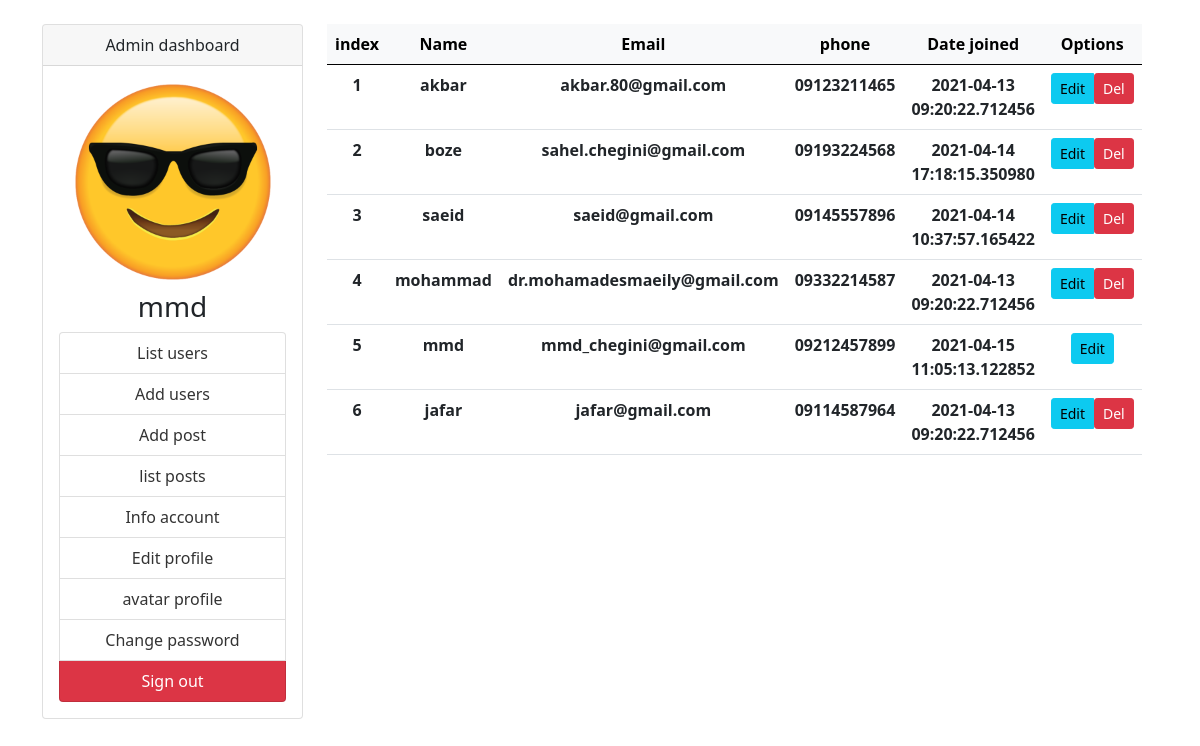
The page /Admin/list (signed in) on the database its author committed.
### models/user.py (models this page shows, shortened)
class User_sign(db.Model , UserMixin):
    id=Column(Integer() , primary_key=True )
    name=Column(String(110))
    email=Column(String(110))
    password=Column(String(110))
    admin=Column(Boolean(),default=False )
    avatar=Column(String(110) , default='/static/img/avatar.png')
    phone=Column(String(20) , default=0)
    created_at=Column(DateTime(),default=datetime.utcnow())
    __table_args__ = {'extend_existing': True}
    @property
    def passwd(self):
        raise AttributeError('access forbidden')

### firstproject.py (the view)
@myapp.route('/Admin/list' , methods=['get','post'])
def admin_list_users():
    get_all_user=user.User_sign.query.all()
    return render_template('/Admin/list.html',users=get_all_user)

### firstproject.py (called while the page is built)
@login.user_loader
def userloader(user_id):
    return user.User_sign.query.get(user_id)

### templates/Admin/list.html (shortened to what this page needs)
<!DOCTYPE html>
<html lang="en">
<head>
    <link rel="stylesheet" href="{{ url_for('static',filename="css/app.css") }}"
</head>
<body>
<link href="https://cdn.jsdelivr.net/npm/bootstrap@5.0.0-beta3/dist/css/bootstrap.min.css" rel="stylesheet">
<div class="container text-center">
    <div class="row mt-4">
        {% include'./Admin/menu.html' %}
        <div class="col-8 justify-content-center">
            <table class="table">
                <thead class="table-light">
                <tr>
                    <th>index</th>
                    <th>Name</th>
                    <th>Email</th>
                    <th>phone</th>
                    <th>Date joined</th>
                    <th>Options</th>
                </tr>
                </thead>
                <tbody>
                {% for user in users %}
                <tr>
                    <th>{{ loop.index }}</th>
                    <th>{{ user.name }}</th>
                    <th>{{ user.email }}</th>
                    <th>{{ user.phone }}</th>
                    <th>{{ user.created_at }}</th>
                    <th>
                        <div class="btn-group" role="group">
                            <a href="{{ url_for('admin_edit_users') }}?id={{ user.id }}" class="btn btn-info btn-sm"> Edit</a>
                            {% if not user.admin %}
                                <form action="{{ url_for("admin_delete_users")}}?id={{user.id }}" method="post">
                                     <button type="submit" class="btn btn-danger btn-sm"> Del</button>
                                </form>
                            {% endif %}
                        </div>
                    </th>
                </tr>
                {% endfor %}
                </tbody>
            </table>
        </div>
    </div>
</div>
</body>
</html>

### templates/Admin/menu.html
<div class="col-3">
    <div class="card">
        <div class="card-header"> Admin dashboard </div>
        <div class="card-body text-center">
            <img src="{{ url_for('static' , filename=current_user.avatar) }}" width="200" "height=200" alt=''>
            <h3 class="text-center mt-2" class="font-italic" class="font-weight-bolder"> {{ current_user.name }}</h3>
            <ul class="list-group">
                 <li class="list-group-item"><a class="link" href="{{ url_for('admin_list_users') }}"> List users</a></li>
                 <li class="list-group-item"><a class="link" href="{{ url_for('admin_add_users') }}">Add users </a></li>
                 <li class="list-group-item"><a class="link" href="{{ url_for('admin_add_post') }}">Add post </a></li>
                 <li class="list-group-item"><a class="link" href="{{ url_for('admin_list_posts') }}">list posts </a></li>
                <li class="list-group-item"><a class="link" href="{{url_for('admin_info')}}">Info account </a></li>
                <li class="list-group-item"><a class="link" href="{{ url_for('admin_edit') }}">Edit profile </a></li>
                <li class="list-group-item"><a class="link" href="{{ url_for('admin_avatar') }}">avatar profile </a></li>
                <li class="list-group-item"><a class="link" href="{{ url_for('admin_password') }}"> Change password</a></li>
                <li class="list-group-item bg-danger"><a class="link text-white" href="{{ url_for('Signout') }}"> Sign out</a></li>
            </ul>
        </div>
    </div>
</div>

### static/css/app.css (style rules this page uses)
.link { text-decoration: none; color: #333; }

### rows shown on the page
User_sign: avatar (picture), name "mmd", email "mmd_chegini@gmail.com", phone "09212457899", created_at "2021-04-15 11:05:13.122852"
User_sign: name "akbar", email "akbar.80@gmail.com", phone "09123211465", created_at "2021-04-13 09:20:22.712456"
User_sign: name "boze", email "sahel.chegini@gmail.com", phone "09193224568", created_at "2021-04-14 17:18:15.350980"
User_sign: name "saeid", email "saeid@gmail.com", phone "09145557896", created_at "2021-04-14 10:37:57.165422"
User_sign: name "mohammad", email "dr.mohamadesmaeily@gmail.com", phone "09332214587", created_at "2021-04-13 09:20:22.712456"
User_sign: name "jafar", email "jafar@gmail.com", phone "09114587964", created_at "2021-04-13 09:20:22.712456"
